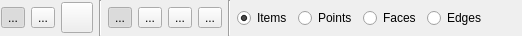
<?xml version="1.0" encoding="UTF-8"?>
<ui version="4.0">
 <class>CT_ActionSelectItemDrawableGVOptions</class>
 <widget class="QWidget" name="CT_ActionSelectItemDrawableGVOptions">
  <property name="geometry">
   <rect>
    <x>0</x>
    <y>0</y>
    <width>522</width>
    <height>36</height>
   </rect>
  </property>
  <property name="sizePolicy">
   <sizepolicy hsizetype="Expanding" vsizetype="Preferred">
    <horstretch>0</horstretch>
    <verstretch>0</verstretch>
   </sizepolicy>
  </property>
  <property name="minimumSize">
   <size>
    <width>468</width>
    <height>0</height>
   </size>
  </property>
  <property name="windowTitle">
   <string>Sélection</string>
  </property>
  <layout class="QHBoxLayout" name="horizontalLayout">
   <property name="leftMargin">
    <number>1</number>
   </property>
   <property name="topMargin">
    <number>0</number>
   </property>
   <property name="rightMargin">
    <number>0</number>
   </property>
   <property name="bottomMargin">
    <number>0</number>
   </property>
   <item>
    <widget class="QToolButton" name="toolButtonSelectOne">
     <property name="toolTip">
      <string>Sélectionner un élément par un simple clique</string>
     </property>
     <property name="text">
      <string>...</string>
     </property>
     <property name="icon">
      <iconset resource="../../icons.qrc">
       <normaloff>:/icons/cursor.png</normaloff>
       <normalon>:/icons/cursor_checked.png</normalon>:/icons/cursor.png</iconset>
     </property>
     <property name="iconSize">
      <size>
       <width>24</width>
       <height>24</height>
      </size>
     </property>
     <property name="checkable">
      <bool>true</bool>
     </property>
     <property name="checked">
      <bool>true</bool>
     </property>
     <attribute name="buttonGroup">
      <string notr="true">buttonGroupSelection</string>
     </attribute>
    </widget>
   </item>
   <item>
    <widget class="QToolButton" name="toolButtonSelectMulti">
     <property name="toolTip">
      <string>Sélectionner de multiple éléments à l'aide d'un rectangle</string>
     </property>
     <property name="text">
      <string>...</string>
     </property>
     <property name="icon">
      <iconset resource="../../icons.qrc">
       <normaloff>:/icons/cursor_multi.png</normaloff>
       <normalon>:/icons/cursor_multi_Checked.png</normalon>:/icons/cursor_multi.png</iconset>
     </property>
     <property name="iconSize">
      <size>
       <width>24</width>
       <height>24</height>
      </size>
     </property>
     <property name="checkable">
      <bool>true</bool>
     </property>
     <attribute name="buttonGroup">
      <string notr="true">buttonGroupSelection</string>
     </attribute>
    </widget>
   </item>
   <item>
    <widget class="QToolButton" name="toolButtonSelectMultiByPolygon">
     <property name="toolTip">
      <string>Sélectionner de multiple éléments à l'aide d'un polygon</string>
     </property>
     <property name="text">
      <string/>
     </property>
     <property name="icon">
      <iconset resource="../../icons.qrc">
       <normaloff>:/icons/cursor_polygon.png</normaloff>:/icons/cursor_polygon.png</iconset>
     </property>
     <property name="iconSize">
      <size>
       <width>24</width>
       <height>24</height>
      </size>
     </property>
     <property name="checkable">
      <bool>true</bool>
     </property>
     <attribute name="buttonGroup">
      <string notr="true">buttonGroupSelection</string>
     </attribute>
    </widget>
   </item>
   <item>
    <widget class="Line" name="line_2">
     <property name="orientation">
      <enum>Qt::Vertical</enum>
     </property>
    </widget>
   </item>
   <item>
    <widget class="QToolButton" name="toolButtonReplaceMode">
     <property name="toolTip">
      <string>Remplacer la séléction</string>
     </property>
     <property name="text">
      <string>...</string>
     </property>
     <property name="icon">
      <iconset resource="../../icons.qrc">
       <normaloff>:/icons/select_replaceMode.png</normaloff>
       <normalon>:/icons/select_replaceMode_checked.png</normalon>:/icons/select_replaceMode.png</iconset>
     </property>
     <property name="iconSize">
      <size>
       <width>24</width>
       <height>24</height>
      </size>
     </property>
     <property name="checkable">
      <bool>true</bool>
     </property>
     <property name="checked">
      <bool>true</bool>
     </property>
     <attribute name="buttonGroup">
      <string notr="true">buttonGroupMode</string>
     </attribute>
    </widget>
   </item>
   <item>
    <widget class="QToolButton" name="toolButtonAddMode">
     <property name="toolTip">
      <string>Ajouter à la séléction</string>
     </property>
     <property name="text">
      <string>...</string>
     </property>
     <property name="icon">
      <iconset resource="../../icons.qrc">
       <normaloff>:/icons/select_addMode.png</normaloff>
       <normalon>:/icons/select_addMode_checked.png</normalon>:/icons/select_addMode.png</iconset>
     </property>
     <property name="iconSize">
      <size>
       <width>24</width>
       <height>24</height>
      </size>
     </property>
     <property name="checkable">
      <bool>true</bool>
     </property>
     <attribute name="buttonGroup">
      <string notr="true">buttonGroupMode</string>
     </attribute>
    </widget>
   </item>
   <item>
    <widget class="QToolButton" name="toolButtonRemoveMode">
     <property name="toolTip">
      <string>Supprimer de la séléction</string>
     </property>
     <property name="text">
      <string>...</string>
     </property>
     <property name="icon">
      <iconset resource="../../icons.qrc">
       <normaloff>:/icons/select_removeMode.png</normaloff>
       <normalon>:/icons/select_removeMode_checked.png</normalon>:/icons/select_removeMode.png</iconset>
     </property>
     <property name="iconSize">
      <size>
       <width>24</width>
       <height>24</height>
      </size>
     </property>
     <property name="checkable">
      <bool>true</bool>
     </property>
     <attribute name="buttonGroup">
      <string notr="true">buttonGroupMode</string>
     </attribute>
    </widget>
   </item>
   <item>
    <widget class="QToolButton" name="toolButtonToggleSelection">
     <property name="toolTip">
      <string>Inverser la sélection</string>
     </property>
     <property name="text">
      <string>...</string>
     </property>
     <property name="icon">
      <iconset resource="../../icons.qrc">
       <normaloff>:/icons/toggle.png</normaloff>:/icons/toggle.png</iconset>
     </property>
     <property name="iconSize">
      <size>
       <width>24</width>
       <height>24</height>
      </size>
     </property>
    </widget>
   </item>
   <item>
    <widget class="Line" name="line_3">
     <property name="orientation">
      <enum>Qt::Vertical</enum>
     </property>
    </widget>
   </item>
   <item>
    <widget class="QRadioButton" name="radioButtonItems">
     <property name="toolTip">
      <string>Action sur les ItemDrawable</string>
     </property>
     <property name="text">
      <string>Items</string>
     </property>
     <property name="checked">
      <bool>true</bool>
     </property>
     <attribute name="buttonGroup">
      <string notr="true">buttonGroupType</string>
     </attribute>
    </widget>
   </item>
   <item>
    <widget class="QRadioButton" name="radioButtonPoints">
     <property name="toolTip">
      <string>Action sur les points</string>
     </property>
     <property name="text">
      <string>Points</string>
     </property>
     <attribute name="buttonGroup">
      <string notr="true">buttonGroupType</string>
     </attribute>
    </widget>
   </item>
   <item>
    <widget class="QRadioButton" name="radioButtonFaces">
     <property name="toolTip">
      <string>Action sur les faces</string>
     </property>
     <property name="text">
      <string>Faces</string>
     </property>
     <attribute name="buttonGroup">
      <string notr="true">buttonGroupType</string>
     </attribute>
    </widget>
   </item>
   <item>
    <widget class="QRadioButton" name="radioButtonEdges">
     <property name="toolTip">
      <string>Action sur les edges</string>
     </property>
     <property name="text">
      <string>Edges</string>
     </property>
     <attribute name="buttonGroup">
      <string notr="true">buttonGroupType</string>
     </attribute>
    </widget>
   </item>
   <item>
    <spacer name="horizontalSpacer">
     <property name="orientation">
      <enum>Qt::Horizontal</enum>
     </property>
     <property name="sizeHint" stdset="0">
      <size>
       <width>40</width>
       <height>20</height>
      </size>
     </property>
    </spacer>
   </item>
  </layout>
 </widget>
 <resources>
  <include location="../../icons.qrc"/>
 </resources>
 <connections/>
 <buttongroups>
  <buttongroup name="buttonGroupMode"/>
  <buttongroup name="buttonGroupSelection"/>
  <buttongroup name="buttonGroupType"/>
 </buttongroups>
</ui>
